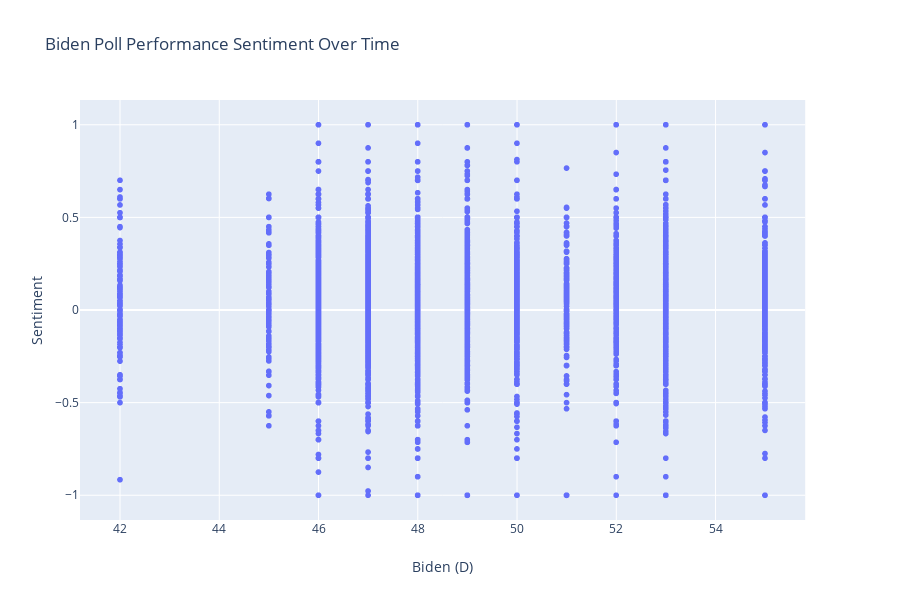

Write notebook code for a chart like this one.
### Code cell
import plotly.express as px


fig = px.scatter(poll_df, x="Biden (D)", y="Sentiment", title='Biden Poll Performance Sentiment Over Time')
fig.show()

### Figure 1 — Plotly figure (JSON) as saved in the notebook; plotly's stock layout.template omitted (floating-point values rounded to 4 significant figures; data arrays with more than 128 entries replaced by an {"elided": "..."} marker saying what was removed)
{"data": [{"hoverlabel": {"namelength": 0}, "hovertemplate": "Biden (D)=%{x}<br>Sentiment=%{y}", "legendgroup": "", "marker": {"color": "#636efa", "symbol": "circle"}, "mode": "markers", "name": "", "showlegend": false, "type": "scattergl", "x": {"elided": "8514 int values"}, "xaxis": "x", "y": {"elided": "8514 float values"}, "yaxis": "y"}], "layout": {"height": 600, "legend": {"tracegroupgap": 0}, "title": {"text": "Biden Poll Performance Sentiment Over Time"}, "xaxis": {"anchor": "y", "domain": [0, 0.98], "title": {"text": "Biden (D)"}}, "yaxis": {"anchor": "x", "domain": [0, 1], "title": {"text": "Sentiment"}}}}
